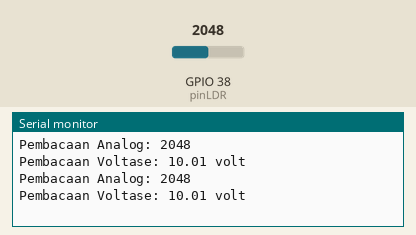
Bench run of a program on a simulated ESP32. On the bench: the last lines printed to the serial monitor. The inputs (shaded band) are chosen by the test bench; at power-on: GPIO 38 (pinLDR) = 2048.

Above: at 1.8 s.
1.9 s: GPIO 38 (pinLDR) set to 2866
At 2.8 s:
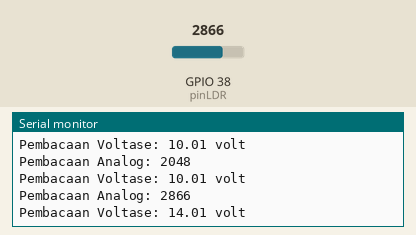
3.4 s: GPIO 38 (pinLDR) set to 3603
At 4.8 s:
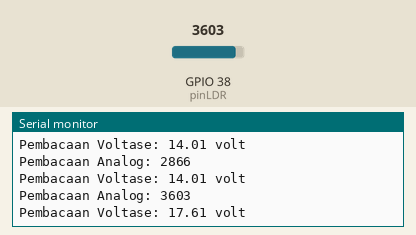
Timing chart, 0 to 6.4 s (numbered marks = the images above; inputs shaded):
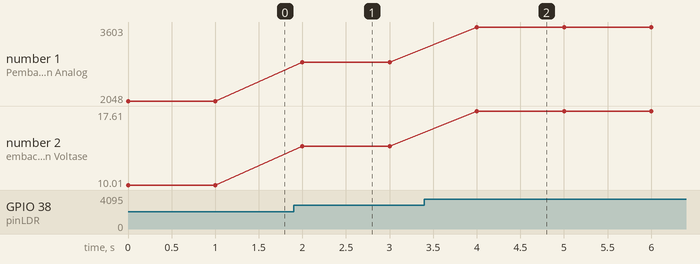

The program:

main.cpp
```cpp
#include <Arduino.h>
const int pinLDR = A2;
int valSensor;
float voltageSensor;

void setup() {
  Serial.begin(9600);
}

void loop() {
  valSensor = analogRead(pinLDR);
  voltageSensor = valSensor * (5.0 / 1023.0);
  Serial.print("Pembacaan Analog: ");
  Serial.println(valSensor);
  Serial.print("Pembacaan Voltase: ");
  Serial.print(voltageSensor);
  Serial.println(" volt");

  delay(1000);
}
```

Measured:
- after the input at 1.9 s, the serial monitor: prints a new line after 0.10 s (image 1)
- after the input at 3.4 s, the serial monitor: prints a new line after 0.60 s (image 2)
- plotted number 1: 2048 → 2866 after the input at 1.9 s, 2866 → 3603 after the input at 3.4 s
- plotted number 2: 10.01 → 14.01 after the input at 1.9 s, 14.01 → 17.61 after the input at 3.4 s
